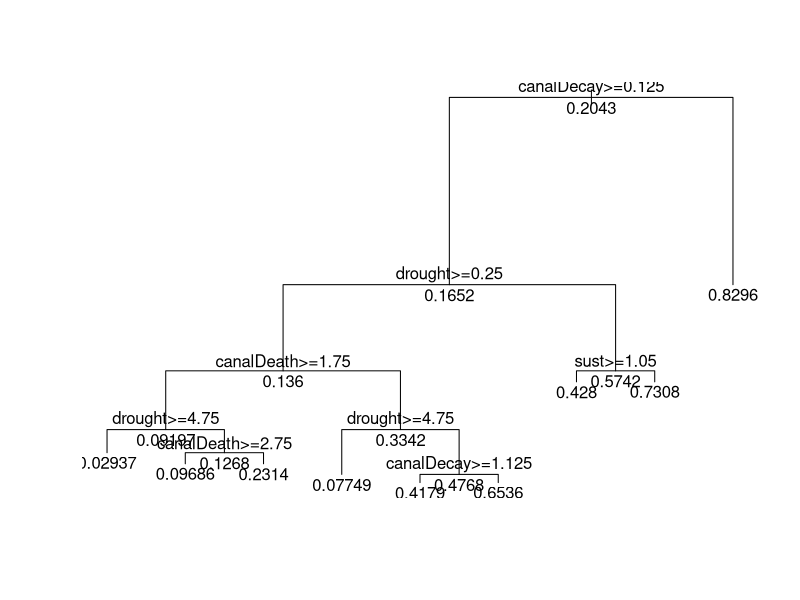
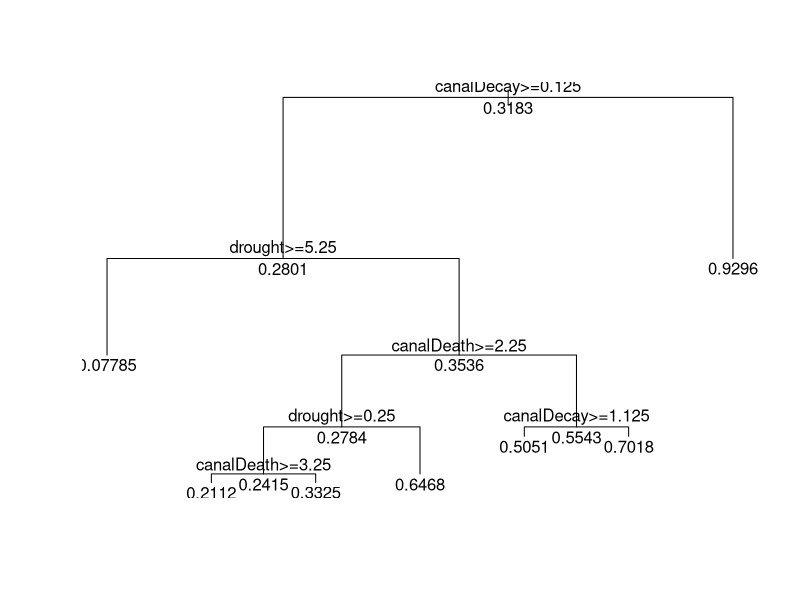
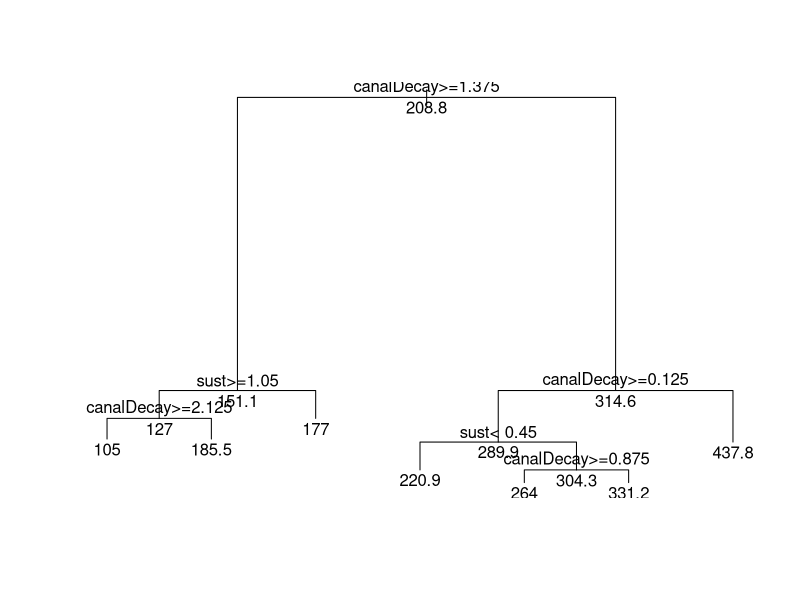
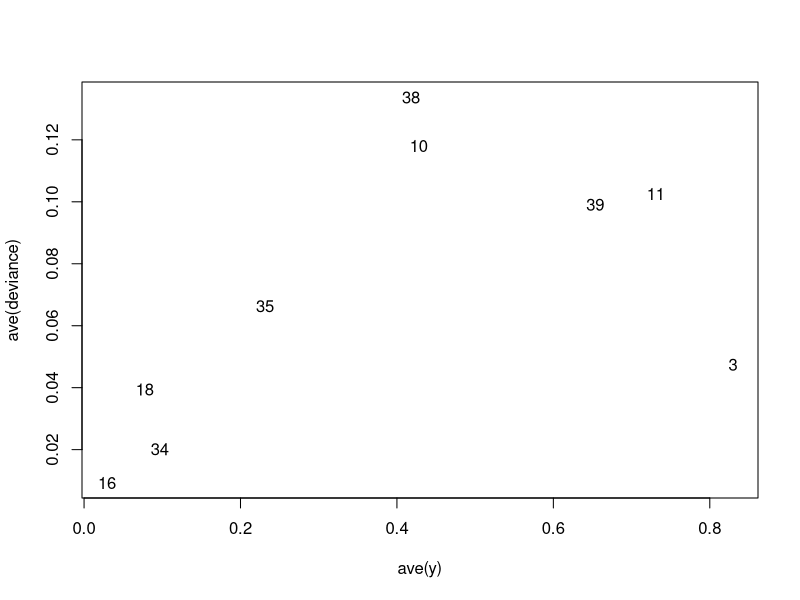
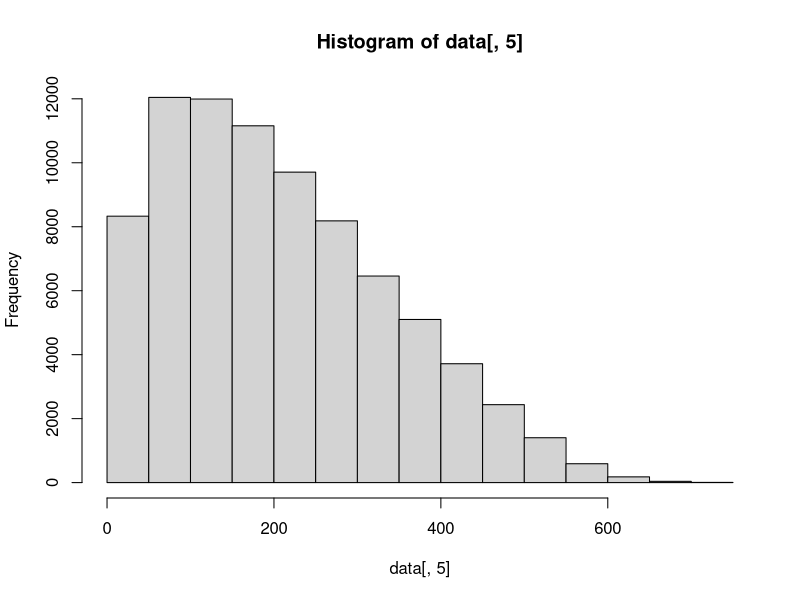

Source code (R) for these figures, in order:
# TODO: Add comment
# 
# Author: akara
###############################################################################
library(rpart)
data <- read.csv('data2.csv',row.names=1)

model1 <- rpart(res1 ~ canalDeath + canalDecay + sust + drought, data)
model2 <- rpart(res2 ~ canalDeath + canalDecay + sust + drought, data)
model3 <- rpart(MaxPop ~ canalDeath + canalDecay + sust + drought, data)

summary(model1)
summary(model2)

plot(model1)
text(model1, all=TRUE)

plot(model2)
text(model2, all=TRUE)

plot(model3)
text(model3, all=TRUE)




a <- meanvar(model1)

hist(data[,5])
library(vegan)
data2 <- data[data[,5]<50,]
summary(data2)